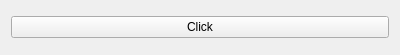
<?xml version="1.0" encoding="UTF-8"?>
<ui version="4.0">
 <class>Widget</class>
 <widget class="QWidget" name="Widget">
  <property name="geometry">
   <rect>
    <x>0</x>
    <y>0</y>
    <width>400</width>
    <height>55</height>
   </rect>
  </property>
  <property name="windowTitle">
   <string>Form</string>
  </property>
  <layout class="QVBoxLayout" name="verticalLayout">
   <item>
    <widget class="QPushButton" name="button">
     <property name="text">
      <string>Click</string>
     </property>
    </widget>
   </item>
  </layout>
 </widget>
 <resources/>
 <connections/>
</ui>
